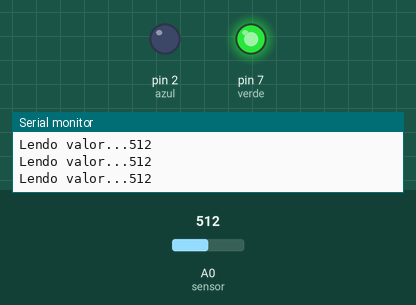
This sketch was run on a simulated Arduino Uno, built with avr-gcc and run on an emulated ATmega328P. Shown: output pins drawn as LEDs (lit = HIGH), the last lines printed to the serial monitor. The test bench sets the inputs (shaded band); at power-on: A0 (sensor) = 512.

Above: at 1.2 s.
1.3 s: A0 (sensor) set to 891
2.8 s: A0 (sensor) set to 918
At 3.1 s:
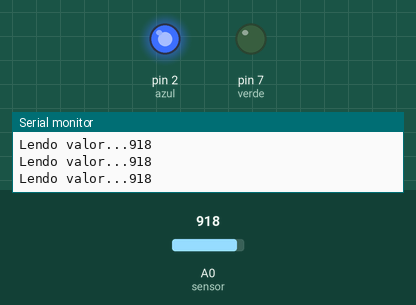
4.3 s: A0 (sensor) set to 890
At 5.5 s:
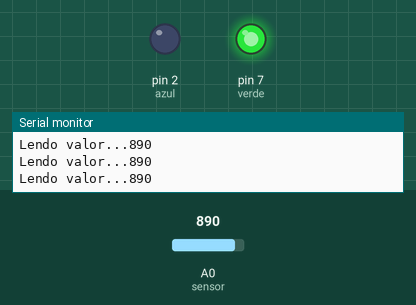
5.8 s: A0 (sensor) set to 900
At 7.0 s:
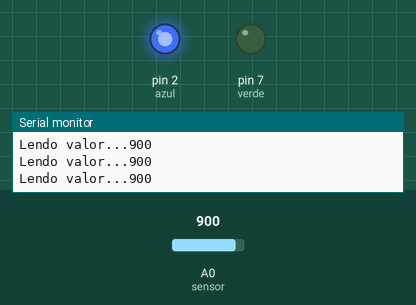
Timing chart, 0 to 8.3 s (numbered marks = the images above; inputs shaded):
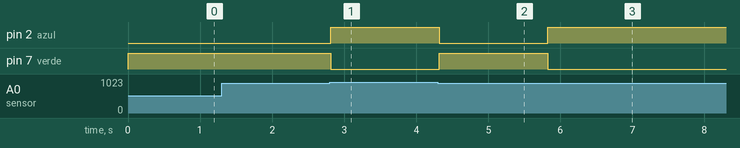

The sketch:

sketch_aug23a.ino
```cpp
int verde = 7;
int azul = 2;
int sensor = 0;
int armazenar = 0;


void apagaLeds() {
  digitalWrite(verde,LOW);
  digitalWrite(azul,LOW);
}


void setup() {

  pinMode(verde,OUTPUT);
  pinMode(azul,OUTPUT);

  apagaLeds();
  Serial.begin(9600);


}

void loop() {


  armazenar = analogRead(sensor);

  Serial.print("\nLendo valor...");  //   Imprime no monitor serial
  Serial.print(armazenar);  // Mostra o valor lido pela porta serial

  if(armazenar < 900){
    apagaLeds();
    digitalWrite(verde,HIGH);
  }

  else{
    apagaLeds();
    digitalWrite(azul,HIGH);
  }


  delay(100);  // Aguarda 1 segundo


}
```

Measured:
- the behaviour switches between 899 and 900 on A0 (sensor) (found by bisection; images 0 and 1)
- after the input at 2.8 s, pin 2 (azul): LOW → HIGH at once; pin 7 (verde): HIGH → LOW at once
- after the input at 4.3 s, pin 2 (azul): HIGH → LOW at once; pin 7 (verde): LOW → HIGH at once
- after the input at 5.8 s, pin 2 (azul): LOW → HIGH at once; pin 7 (verde): HIGH → LOW at once
